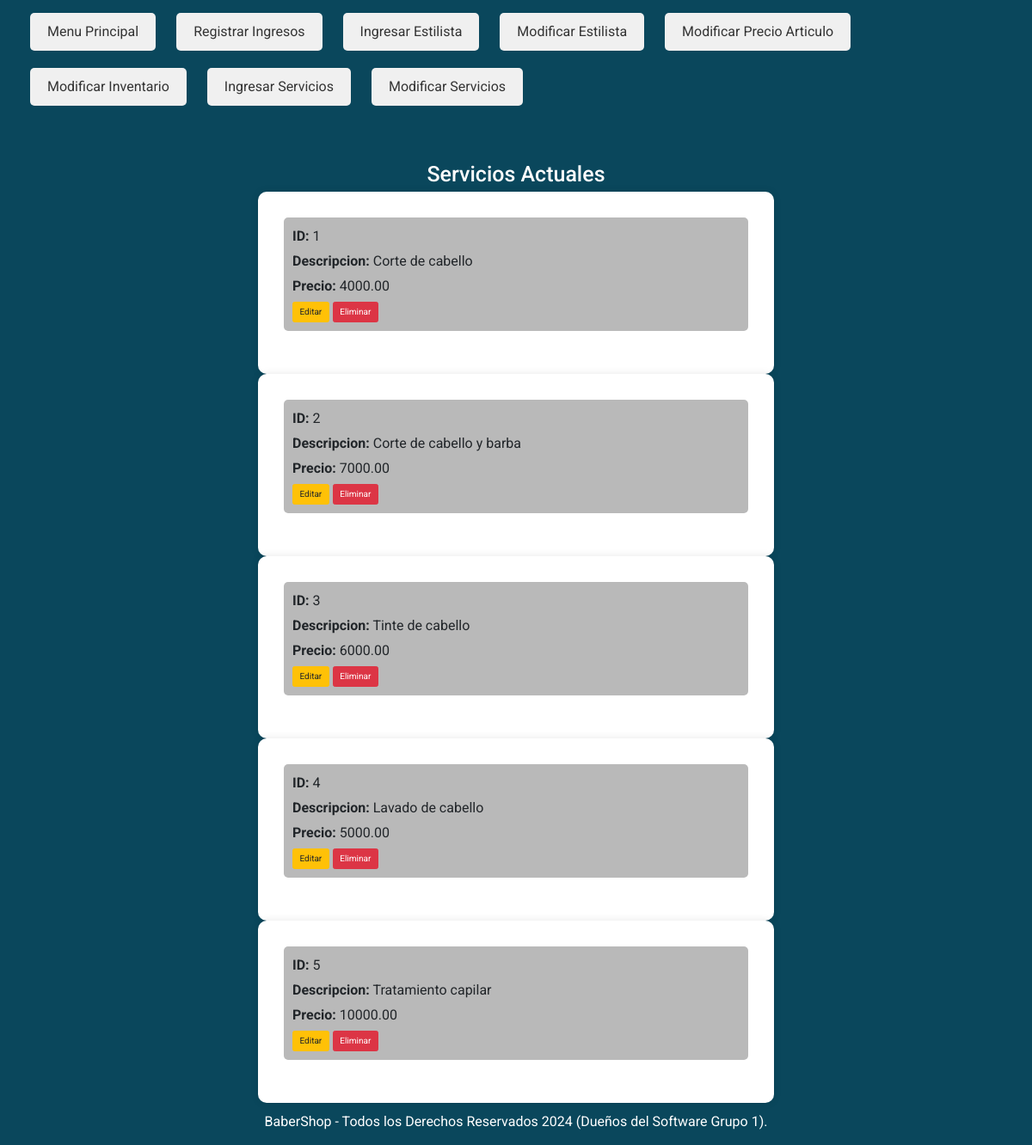
The page /modificarServicios.php on the database its author committed.
### tables this page shows
CREATE TABLE `servicios` (
  `ServicioID` int(11) NOT NULL,
  `Nombre` varchar(100) DEFAULT NULL,
  `Precio` decimal(10,2) DEFAULT NULL
);

### modificarServicios.php (called while the page is built)
<?php
require_once "include/templates/headAdmin.php";
?>
<?php
require "include/templates/cuerpoModificarServicios.php";
?>
<?php
include_once "include/templates/footer.php";
?>

### DAL/servicios.php (called while the page is built, shortened)
<?php
function getArray($sql) {
    try {
        $nConexion = Conectar();
        if(mysqli_set_charset($nConexion, "utf8")){
            if(!$result = mysqli_query($nConexion, $sql)) die();
            $retorno = array();
            while ($row = mysqli_fetch_assoc($result)) {
                $retorno[] = $row;
            }
        }
    } catch (\Throwable $th) {
        echo $th;
    }finally{
        Desconectar($nConexion);
    }
    return $retorno;
}

### include/templates/cuerpoModificarServicios.php (the view, shortened to what this page needs)
<?php
require_once "DAL/servicios.php";
$query = "SELECT * FROM servicios";
$resultadosQuery = getArray($query);
?>
<main>
    <h1>Servicios Actuales</h1>
    <?php foreach ($resultadosQuery as $resultado) : ?>
        <form method="POST" id="formularioEliminar">
        <div class="estilista" id="estilista-<?php echo $resultado['ServicioID']; ?>">
            <div>
                <p><strong>ID:</strong> <?php echo $resultado['ServicioID']; ?> </p>
                <p><strong>Descripcion:</strong> <?php echo $resultado['Nombre']; ?> </p>
                <p><strong>Precio:</strong> <?php echo $resultado['Precio']; ?> </p>
                <div class="action-buttons">
                    <a class="btn btn-warning" href="editarServicio.php?id=<?php echo $resultado['ServicioID']; ?>">Editar</a>
                    <button class="btn btn-danger botones" type="submit">Eliminar</button>
                </div>
            </div>
        </div>
        </form>
    <?php endforeach; ?>
</main>

### css/style.css (style rules this page uses)
:root { --fuentePrincipal: 'Roboto', cursive; --primario: #0A475C; --secundario: #42BEA5; --gris: #B9B9B9; --blanco: #FFF; }
html { font-size: 62.5%; box-sizing: border-box; height: 100%; }
*, *:before, *:after { box-sizing: inherit; }
body { font-family: var(--fuentePrincipal); background-color: var(--primario); font-size: 1.6rem; line-height: 1.5; }
a { text-decoration: none; }
h1 { text-align: center; margin-top: 50px; color: var(--blanco); }
p { margin-bottom: 5px; }
form { width: 50%; margin: 0 auto; background-color: #fff; padding: 30px; border-radius: 10px; box-shadow: 0px 0px 10px rgba(0, 0, 0, 0.1); }
.estilista { display: flex; align-items: center; margin-bottom: 20px; padding: 10px; background-color: var(--gris); border-radius: 5px; }

### rows shown on the page
servicios: ServicioID "1", Nombre "Corte de cabello", Precio "4000.00"
servicios: ServicioID "2", Nombre "Corte de cabello y barba", Precio "7000.00"
servicios: ServicioID "3", Nombre "Tinte de cabello", Precio "6000.00"
servicios: ServicioID "4", Nombre "Lavado de cabello", Precio "5000.00"
servicios: ServicioID "5", Nombre "Tratamiento capilar", Precio "10000.00"
